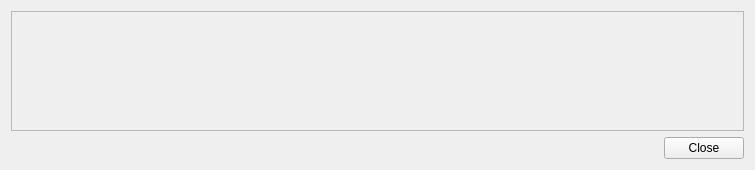
<?xml version="1.0" encoding="UTF-8"?>
<ui version="4.0">
 <class>LegendWidget</class>
 <widget class="QWidget" name="LegendWidget">
  <property name="geometry">
   <rect>
    <x>0</x>
    <y>0</y>
    <width>755</width>
    <height>170</height>
   </rect>
  </property>
  <property name="windowTitle">
   <string>Form</string>
  </property>
  <layout class="QVBoxLayout" name="verticalLayout_2">
   <item>
    <widget class="QScrollArea" name="scrollArea">
     <property name="widgetResizable">
      <bool>true</bool>
     </property>
     <widget class="QWidget" name="scrollWidget">
      <property name="geometry">
       <rect>
        <x>0</x>
        <y>0</y>
        <width>735</width>
        <height>114</height>
       </rect>
      </property>
      <layout class="QVBoxLayout" name="verticalLayout">
       <item>
        <spacer name="verticalSpacer">
         <property name="orientation">
          <enum>Qt::Vertical</enum>
         </property>
         <property name="sizeHint" stdset="0">
          <size>
           <width>20</width>
           <height>40</height>
          </size>
         </property>
        </spacer>
       </item>
      </layout>
     </widget>
    </widget>
   </item>
   <item>
    <layout class="QHBoxLayout" name="horizontalLayout_2">
     <item>
      <spacer name="horizontalSpacer_2">
       <property name="orientation">
        <enum>Qt::Horizontal</enum>
       </property>
       <property name="sizeHint" stdset="0">
        <size>
         <width>40</width>
         <height>20</height>
        </size>
       </property>
      </spacer>
     </item>
     <item>
      <widget class="QPushButton" name="pushButton">
       <property name="text">
        <string>Close</string>
       </property>
      </widget>
     </item>
    </layout>
   </item>
  </layout>
 </widget>
 <resources/>
 <connections>
  <connection>
   <sender>pushButton</sender>
   <signal>clicked()</signal>
   <receiver>LegendWidget</receiver>
   <slot>close()</slot>
   <hints>
    <hint type="sourcelabel">
     <x>479</x>
     <y>379</y>
    </hint>
    <hint type="destinationlabel">
     <x>371</x>
     <y>-64</y>
    </hint>
   </hints>
  </connection>
 </connections>
</ui>
